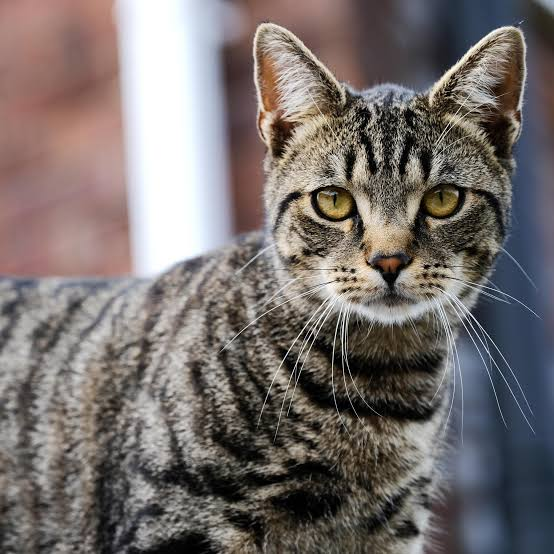
#> input picture Photo/images.jpg, 554 x 554 px
$ python contour_detection.py
#> lines starting #> are read from the running program, lines starting #| are printed output that depends on the picture; after the words box and inside, x2 and y2 are one past the last pixel; in counts of white or black regions, pixels touching at a corner belong together
import cv2 as cv
import numpy as np
img = cv.imread('./Photo/images.jpg')
#> img is the input picture: shape (554, 554, 3); mean B, G, R 109.1, 111, 118.5
cv.imshow('cat' , img)

blank = np.zeros(img.shape , dtype='uint8')
cv.imshow('Blank Image' , blank)


gray = cv.cvtColor(img , cv.COLOR_BGR2GRAY)
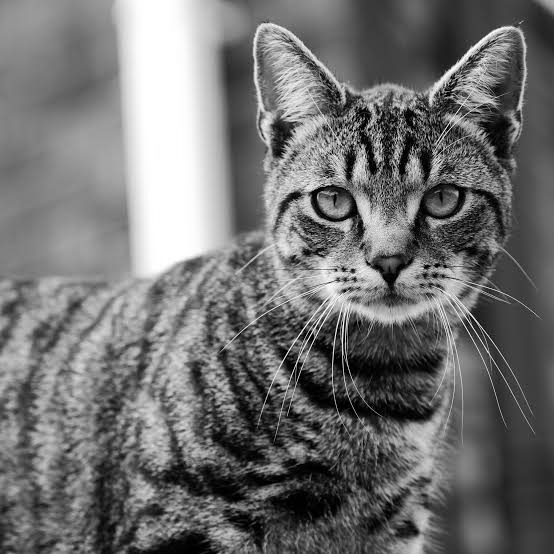
#> gray: shape (554, 554); min 0, max 255, mean 113
cv.imshow('gray' ,gray)

# [5 lines of commented-out code are left out]

ret , thresh = cv.threshold(gray, 125, 255, cv.THRESH_BINARY)
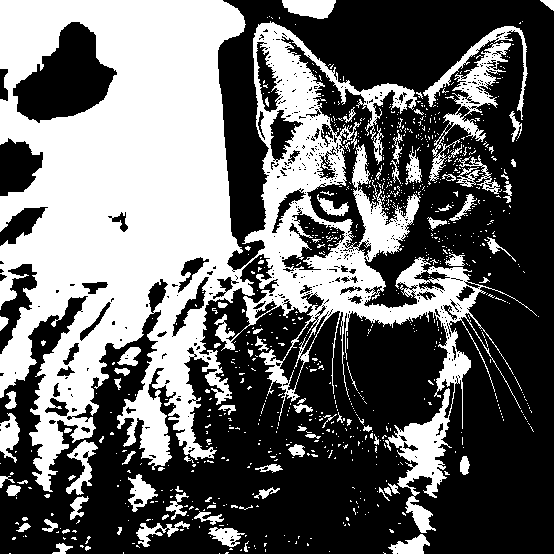
#> thresh: shape (554, 554); 40.5% white; 886 white regions (796 under 20 px)
cv.imshow('Thresholded Image', thresh)

contours , hierarchy = cv.findContours( thresh , cv.RETR_LIST, cv.CHAIN_APPROX_NONE)
#> contours = 1808 contours, 1666 with area under 20; largest, box (x1, y1, x2, y2) and area: (0, 0, 537, 533) 119588, (12, 21, 118, 124) 6091, (429, 41, 511, 181) 2278, (281, 210, 346, 271) 1755, (423, 26, 528, 120) 996
print(f'Number of contours found: {len(contours)}')
#| Number of contours found: 1808


cv.drawContours(blank, contours, -1, (0, 0, 255), 1)
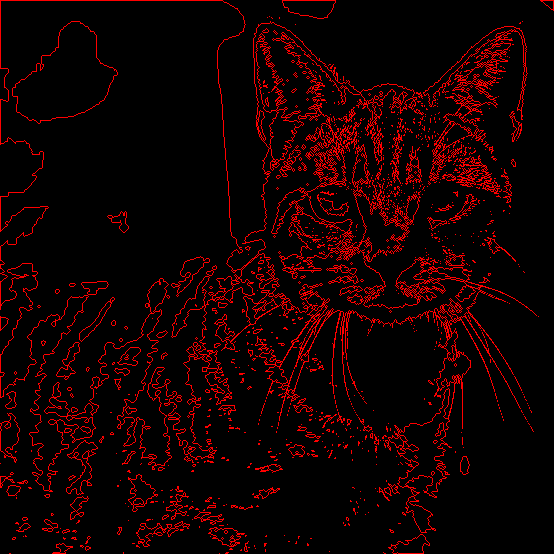
#> blank: shape (554, 554, 3); mean of channels 0, 1, 2 0, 0, 20.5; drawn as B, G, R
cv.imshow('Contours Drawn', blank)


cv.waitKey(0)

$ run again, with Photo/Jubayer_img.jpg copied over Photo/images.jpg
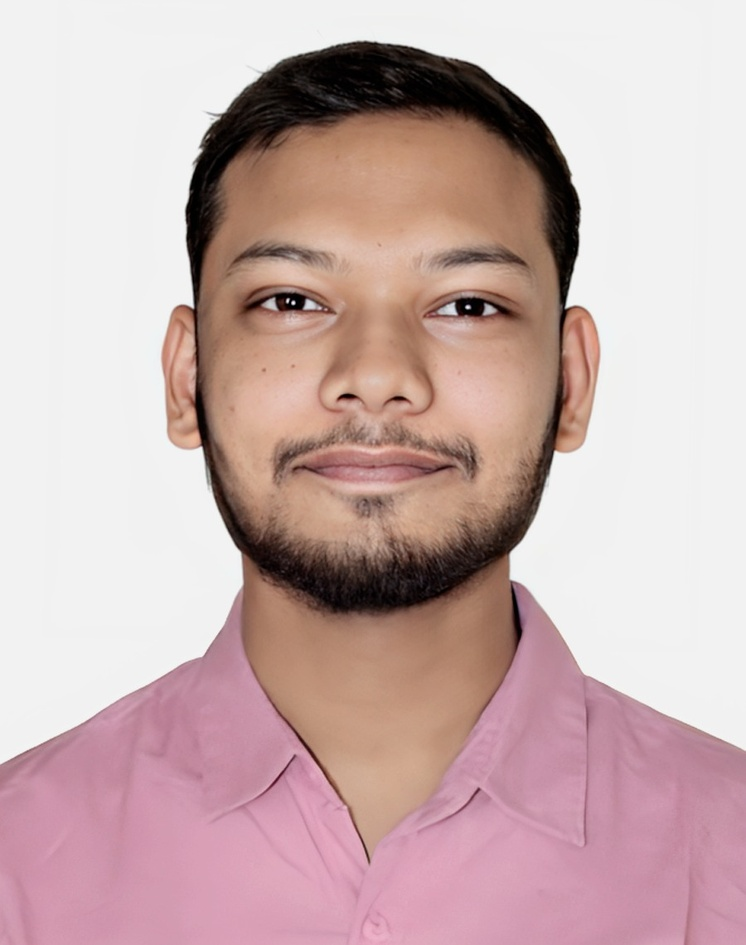
#> input picture Photo/Jubayer_img.jpg, 746 x 945 px, shrunk from 900 x 1140 before the run
#> img is the input picture: shape (945, 746, 3); mean B, G, R 175.6, 176.3, 201.7
#> `ret , thresh = cv.threshold(gray, 125, 255, cv.THRESH_BINARY)`:
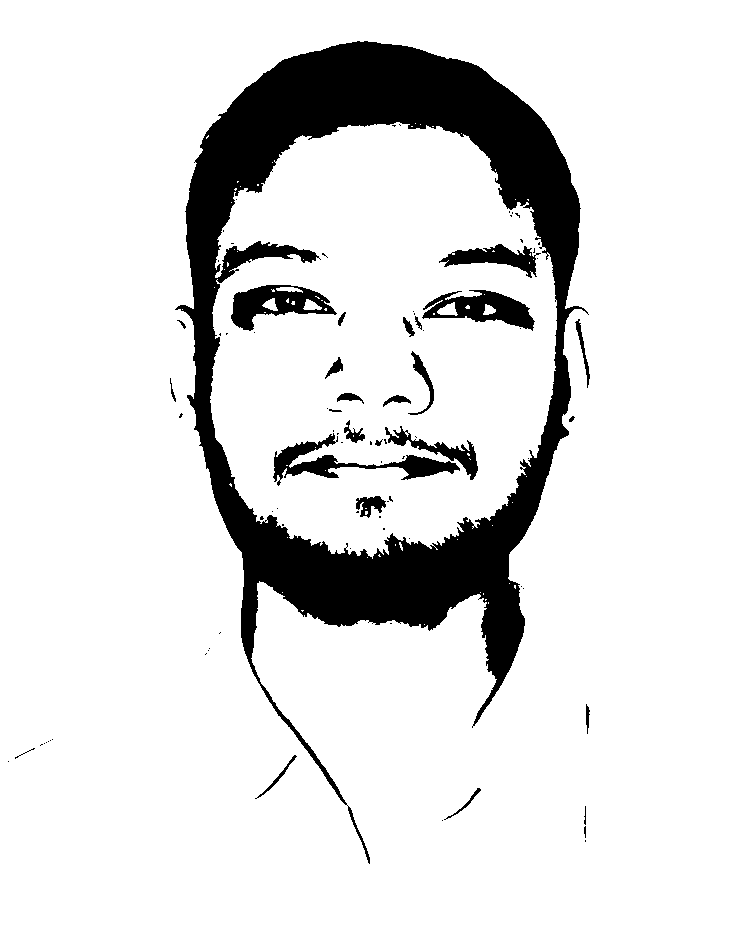
#> thresh: shape (945, 746); 87.7% white; 87 black regions (61 under 20 px)
#> contours = 200 contours, 164 with area under 20; largest, box (x1, y1, x2, y2) and area: (0, 0, 746, 945) 703280, (174, 40, 589, 806) 195527, (210, 122, 557, 559) 119302, (272, 432, 461, 483) 2880, (230, 284, 338, 332) 2852
#| Number of contours found: 200
#> `cv.drawContours(blank, contours, -1, (0, 0, 255), 1)`:
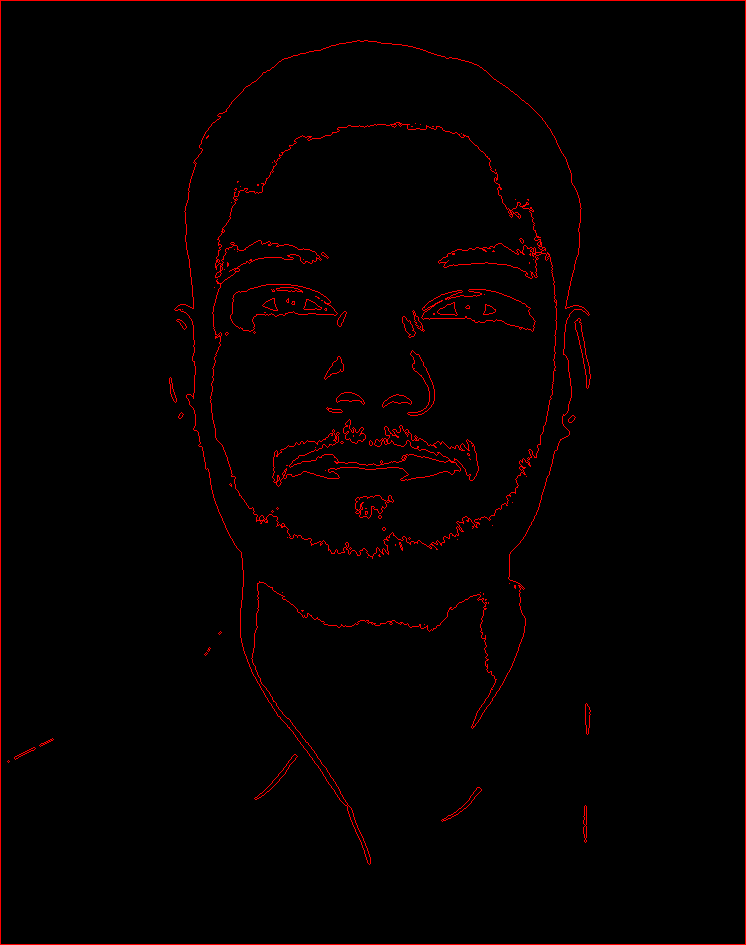
#> blank: shape (945, 746, 3); mean of channels 0, 1, 2 0, 0, 4.3; drawn as B, G, R

$ run again, with Photo/group_photo.jpg copied over Photo/images.jpg
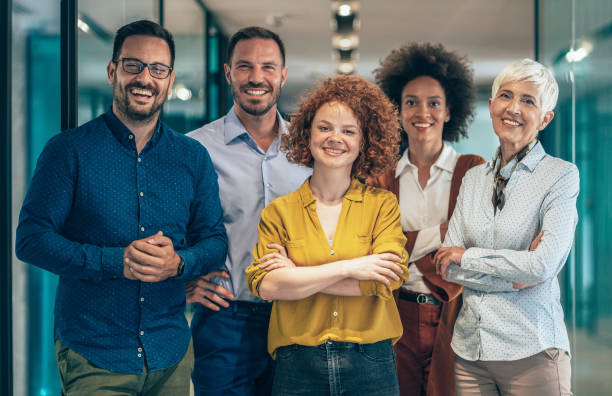
#> input picture Photo/group_photo.jpg, 612 x 396 px
#> img is the input picture: shape (396, 612, 3); mean B, G, R 108.6, 111.4, 99.8
#> `ret , thresh = cv.threshold(gray, 125, 255, cv.THRESH_BINARY)`:
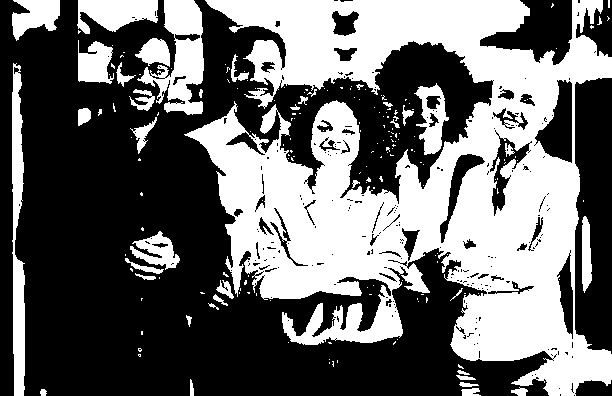
#> thresh: shape (396, 612); 41.9% white; 191 white regions (151 under 20 px)
#> contours = 546 contours, 456 with area under 20; largest, box (x1, y1, x2, y2) and area: (184, 0, 612, 396) 89980, (137, 0, 204, 115) 3582, (12, 63, 25, 396) 2736, (534, 79, 573, 164) 1836, (77, 0, 158, 34) 1792
#| Number of contours found: 546
#> `cv.drawContours(blank, contours, -1, (0, 0, 255), 1)`:
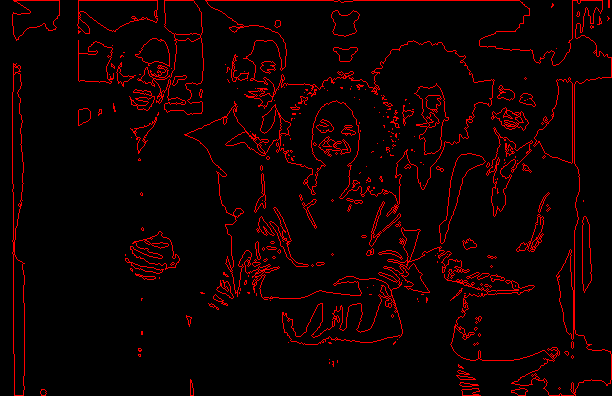
#> blank: shape (396, 612, 3); mean of channels 0, 1, 2 0, 0, 14.4; drawn as B, G, R
